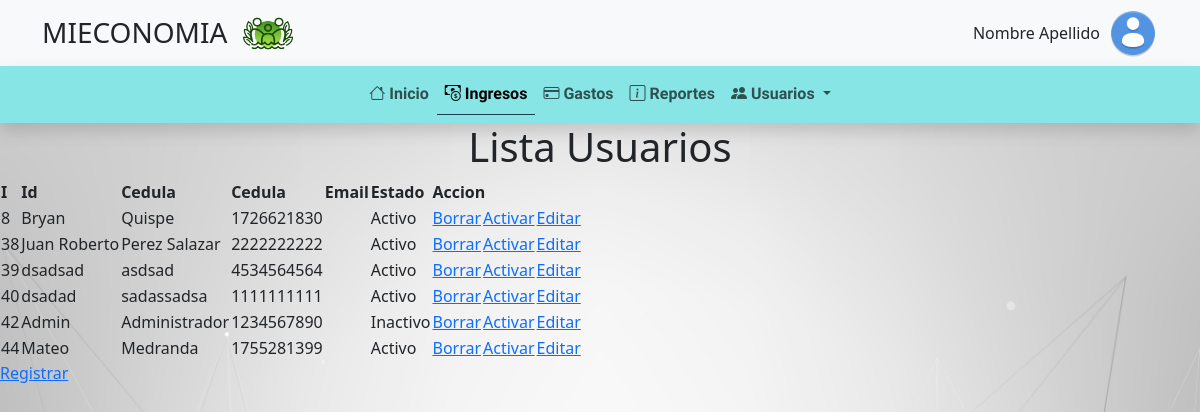
Screenshot of /Code/html/Administrador/AdminUserLista.php with the database file from the repository.
### tables this page shows
CREATE TABLE `usuarios` (
  `Id` int(11) NOT NULL,
  `Cedula` bigint(10) NOT NULL,
  `Nombre` varchar(64) NOT NULL,
  `Apellido` varchar(64) NOT NULL,
  `Correo` varchar(128) NOT NULL,
  `Password` varchar(64) NOT NULL,
  `Rol` int(11) NOT NULL,
  `Estado` enum('Activo','Inactivo') NOT NULL DEFAULT 'Activo'
);

### Code/html/Administrador/AdminUserLista.php (the view, shortened to what this page needs)
<?php
$consulta = 'select * from usuarios';
$resultado = mysqli_query($conexion,$consulta);
$tabla =<<<FIN
<table>
<tr><th>I</th><th>Id</th><th>Cedula</th><th>Cedula</th><th>Email</th><th>Estado</th><th colspan="2">Accion</th></tr>
FIN;
while($registro=mysqli_fetch_assoc($resultado)){
    $tabla.='<tr>';
	$tabla.="<td>{$registro['Id']}</td>";
    $tabla.="<td>{$registro['Nombre']}</td>";
    $tabla.="<td>{$registro['Apellido']}</td>";
    $tabla.="<td>{$registro['Cedula']}</td>";
    $tabla.="<td>{$registro['email']}</td>";
	$tabla.="<td>{$registro['Estado']}</td>";
    $tabla.="<td><a href=borrar.php?Id={$registro['Id']}>Borrar</a></td>";
	 $tabla.="<td><a href=activar.php?Id={$registro['Id']}>Activar</a></td>";
    $tabla.="<td><a href=editar.php?Id={$registro['Id']}>Editar</a></td>";
    $tabla.='</tr>';
}
$tabla.='</table>';
?>
<!doctype html>
<html>
<head>
<link href="https://cdn.jsdelivr.net/npm/bootstrap@5.3.3/dist/css/bootstrap.min.css" rel="stylesheet"
integrity="sha384-QWTKZyjpPEjISv5WaRU9OFeRpok6YctnYmDr5pNlyT2bRjXh0JMhjY6hW+ALEwIH">
<link href="../../css/menu.css" rel="stylesheet" type="text/css">
<link href="../../css/ingreso.css" rel="stylesheet" type="text/css">
<link rel="stylesheet" href="https://cdn.jsdelivr.net/npm/bootstrap-icons/font/bootstrap-icons.css">
</head>
<body>
  <header class="navbar bg-whitenavbar-expand-lg bg-light">
    <div class="container">
        <div class="d-flex justify-content-between align-items-center w-100">
            <div class="d-flex align-items-center">
                <h1 class="fs-3 my-2">MIECONOMIA</h1>
                <img class="mx-3 d-none d-md-flex" src="../../imagenes/logo.png" alt="Logo" width="50">
            </div>
            <div class="ms-auto d-flex align-items-center text-center">
                <span id="nombreUsuario" class="me-2 d-none d-md-flex">Nombre Apellido</span>
                <i class="fs-4" id="user-icon">
                    <img src="../../imagenes/iconoUser.png" alt="user" width="50">
                </i>
            </div>
        </div>
    </div>
</header>
<div class="navbar navbar-expand-lg navbar-light sticky-top shadow menu">
  <div class="container-fluid">
      <div class="collapse navbar-collapse" id="menuNav">
          <ul class="navbar-nav mx-auto">
              <li class="nav-item opcion fw-bold"><a class="nav-link" href="#"><i class="bi bi-house"></i>
                      Inicio</a></li>
              <li class="nav-item opcion fw-bold"><a class="nav-link active" href="#"><i
                          class="bi bi-cash-coin"></i>
                      Ingresos</a></li>
              <li class="nav-item opcion fw-bold"><a class="nav-link" href="#"><i class="bi bi-credit-card"></i>
                      Gastos</a></li>
              <li class="nav-item opcion fw-bold"><a class="nav-link" href="#"><i class="bi bi-info-square"></i>
                      Reportes</a></li>
              <li class="nav-item dropdown opcion fw-bold">
                  <a class="nav-link dropdown-toggle" href="#" id="usuariosDropdown" role="button"
                      data-bs-toggle="dropdown" aria-expanded="false">
                      <i class="bi bi-people-fill"></i> Usuarios
                  </a>
              </li>
          </ul>
      </div>
  </div>
</div>
<h1 style="text-align: center;">Lista Usuarios</h1>
<div class="contenido">
    <div class="tabla">
    <?php echo $tabla; ?>
    <p>
    <a href="../html/registro/registro.html">Registrar</a>
    </p>
    </div>
    </div>
</body>
</html>

### Code/css/menu.css (style rules this page uses)
.menu { background-color: #87e5e5; font-family: "Quicksand",sans-serif; }
.active { border-bottom: 1px solid rgb(28, 59, 85); }
body { background-image: url("../imagenes/fondo_servicios.jpg"); background-repeat: repeat; background-size: cover; }

### Code/css/ingreso.css (style rules this page uses)
body { background-image: url("../imagenes/fondo_servicios.jpg"); background-repeat: no-repeat; background-size: cover; }

### rows the page displays
usuarios: Id "8", Nombre "Bryan", Apellido "Quispe", Cedula "1726621830", Estado "Activo"
usuarios: Id "38", Nombre "Juan Roberto", Apellido "Perez Salazar", Cedula "2222222222", Estado "Activo"
usuarios: Id "39", Nombre "dsadsad", Apellido "asdsad", Cedula "4534564564", Estado "Activo"
usuarios: Id "40", Nombre "dsadad", Apellido "sadassadsa", Cedula "1111111111", Estado "Activo"
usuarios: Id "42", Nombre "Admin", Apellido "Administrador", Cedula "1234567890", Estado "Inactivo"
usuarios: Id "44", Nombre "Mateo", Apellido "Medranda", Cedula "1755281399", Estado "Activo"
